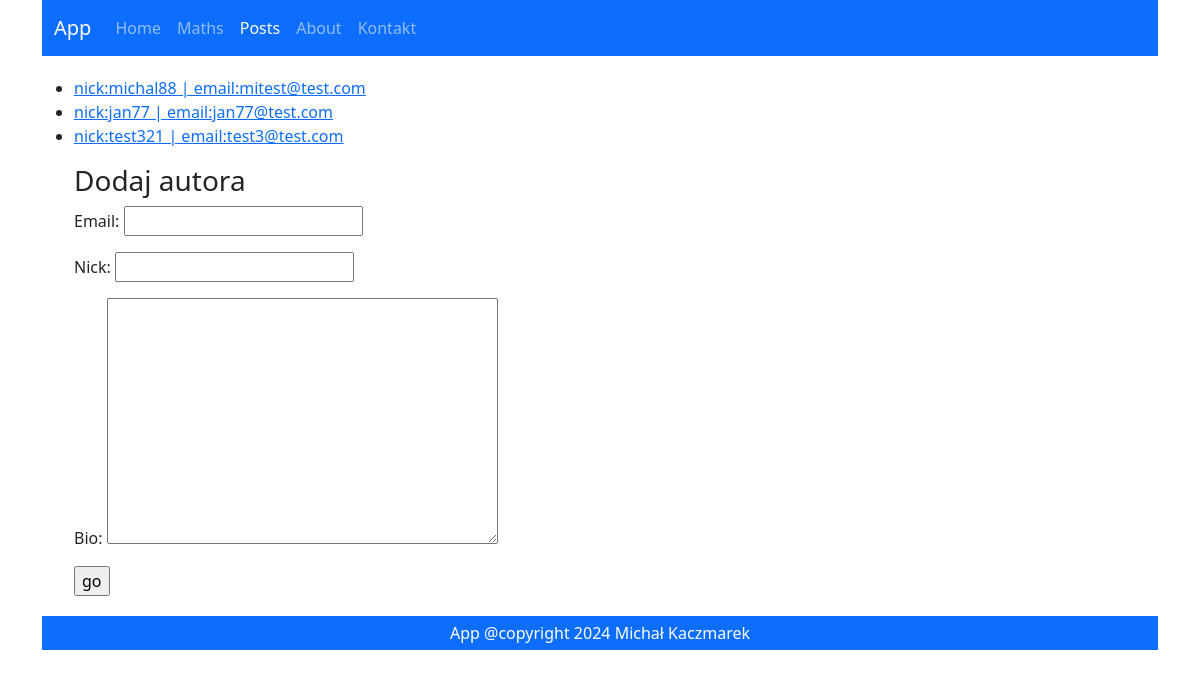
Page /posts/authors/list/ on the earlier database version.
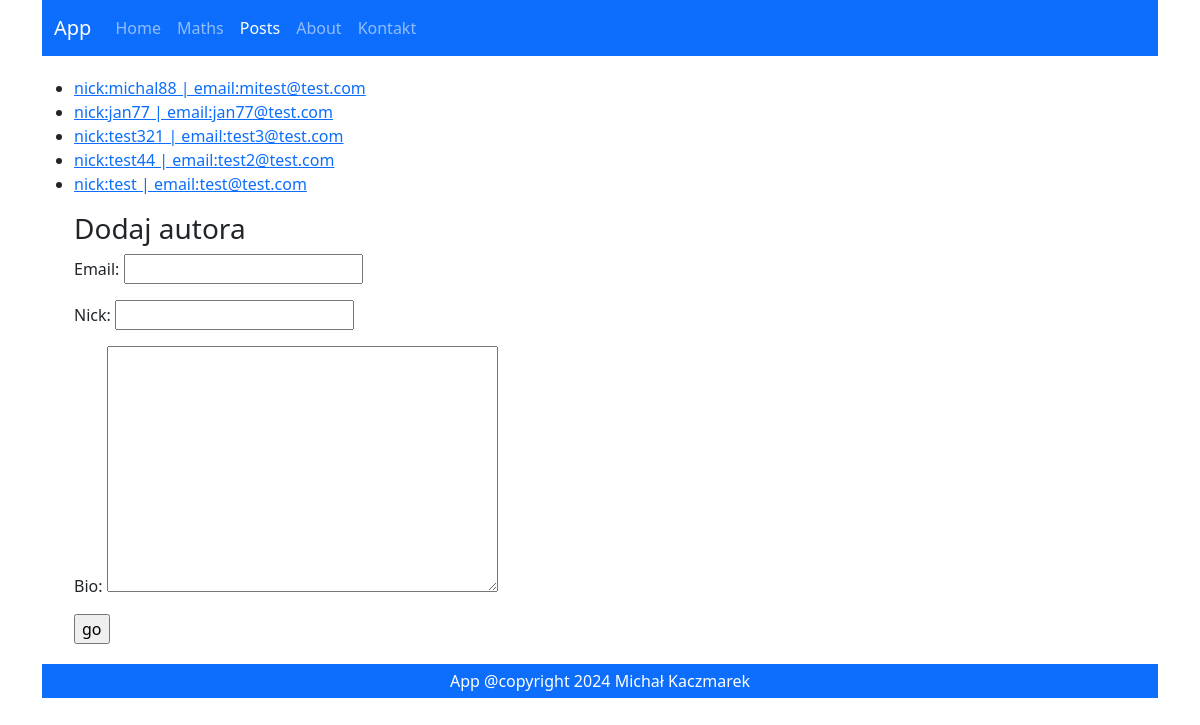
Same page on the later database version.
### posts/models.py (models this page shows)
class Author(models.Model):
    nick = models.CharField(max_length=20)
    email = models.EmailField()
    bio = models.TextField(null=True, blank=True)
    def __str__(self):
        return f"nick:{self.nick} | email:{self.email}"

### posts/views.py (the view, shortened to what this page needs)
# urls.py: path('authors/list/', authors_list, name="authors_list"),
def authors_list(request):
    form_author = AuthorForm()
    authors = Author.objects.all()
    return render(
        request=request,
        template_name="authors/list.html",
        context={
            "authors": authors,
            "form_author": form_author
        }
    )

### posts/forms.py (shortened to what this page needs)
class AuthorForm(forms.ModelForm):
    field_order = ['email', 'nick', 'bio']
    class Meta:
        model = Author
        fields = "__all__"

### posts/templates/authors/list.html (shortened to what this page needs)
{% extends 'main.html' %}
{% block content %}
  <ul>
    {% for a in authors %}
      <li>
        <a href="{% url 'posts:authors_details' a.id %}">{{ a }}</a>
      </li>
    {% endfor %}
  </ul>
  <h3>Dodaj autora</h3>
  <form method="post">
    {{ form_author.as_p }}
    <input type="submit" value="go" />
  </form>
{% endblock %}

Differences in the rows shown:
added Author: nick+email "nick:test44 | email:test2@test.com"
added Author: nick+email "nick:test | email:test@test.com"
